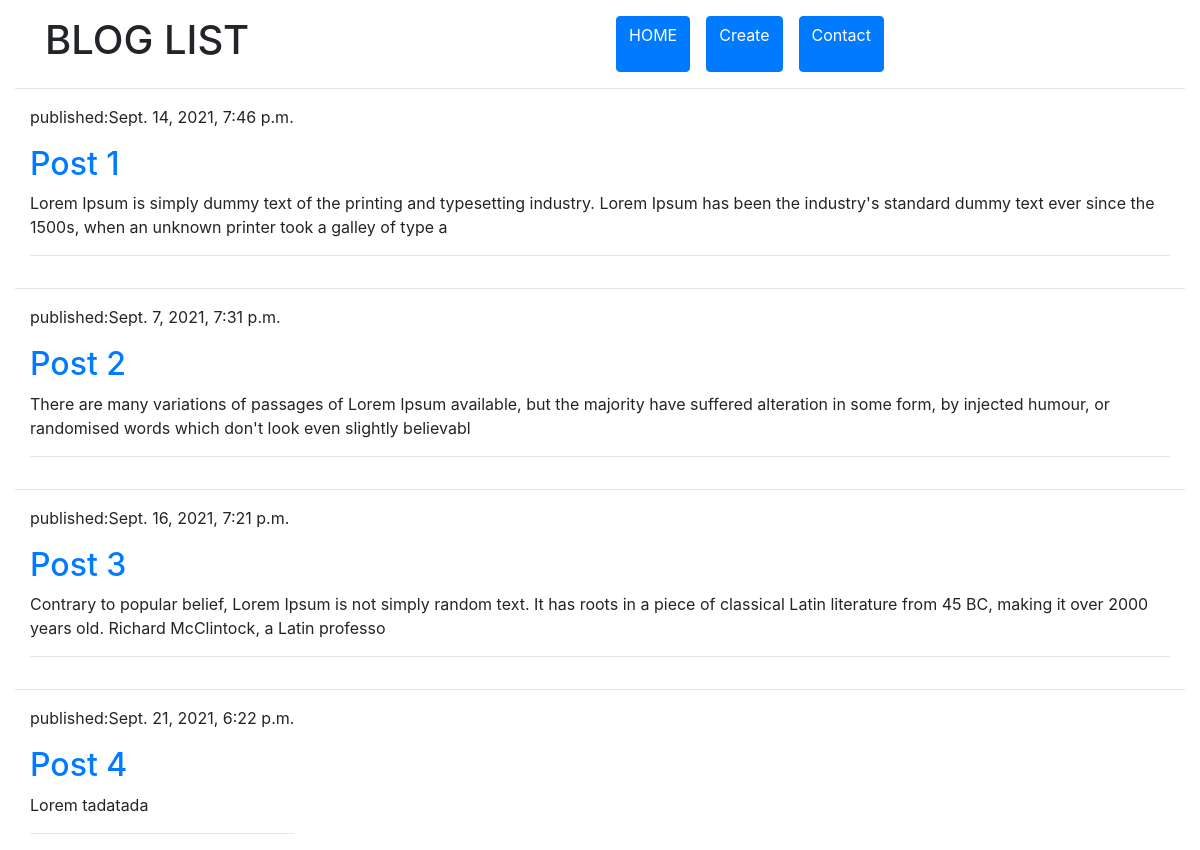
The app's page /, older data.
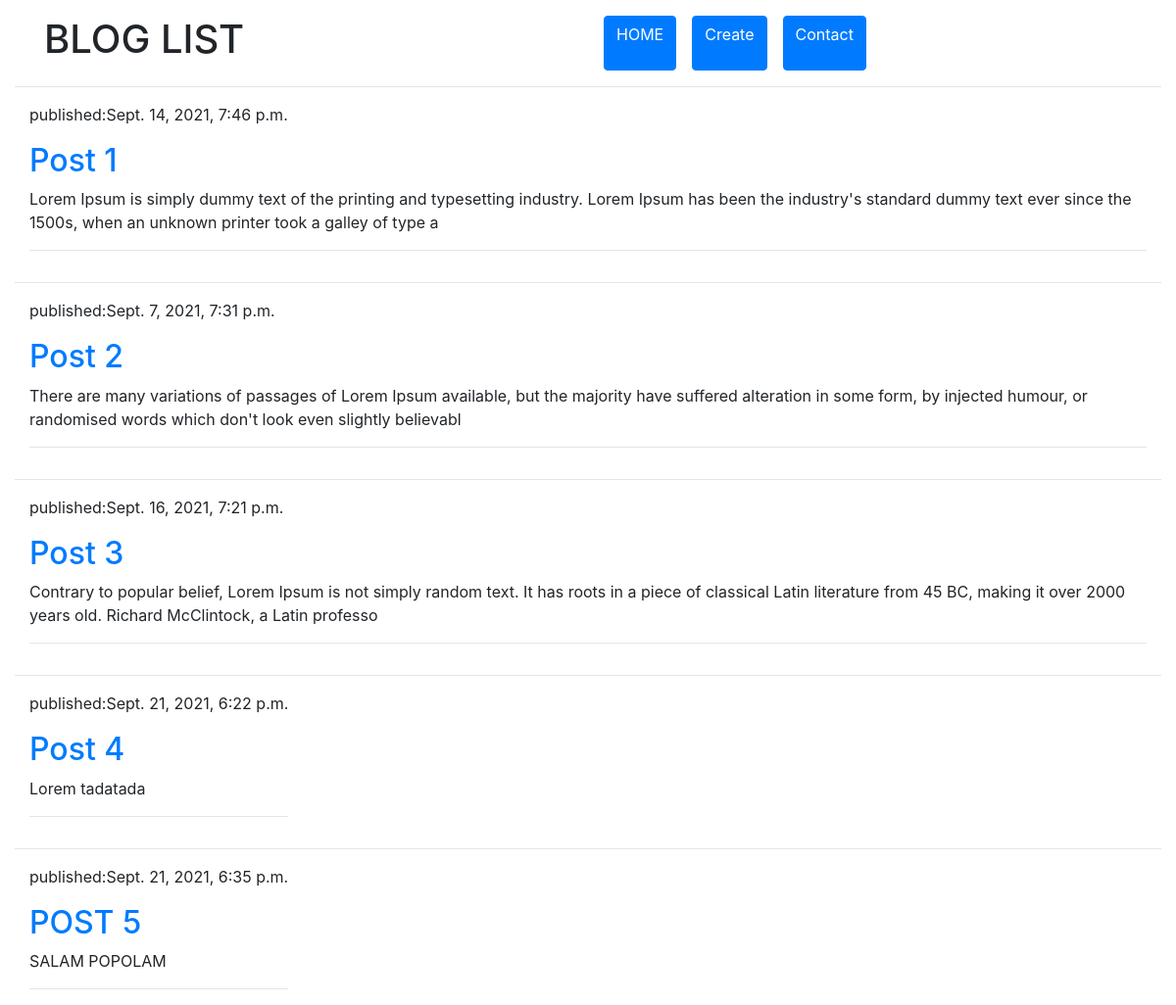
The same page, newer data.
### blog/models.py (models this page shows)
class Post(models.Model):
    author = models.ForeignKey('auth.User', on_delete=models.DO_NOTHING)
    title = models.CharField(max_length=24, null=False)
    content = models.TextField(max_length=200, null=False)
    create_date = models.DateField(default=timezone.now)
    date = models.DateTimeField(null=True)

### blog/views.py (the view)
# urls.py: url(r'^$', views.post_list, name='post_list'),
def post_list(request):
    posts = Post.objects.all()
    return render(request, 'blog/post_lists.html', {'posts': posts})

### blog/templates/blog/post_lists.html
{% extends 'blog/base.html' %}
{% block content %}
    {% for post in posts %}
    <hr>
        <div class="container-fluid">
            <div class="container">
                <div class="row">
                    <div class="posts">
                        <div class="date">
                            <p>published:{{post.date}}</p>
                        </div>
                        <h2><a href="{% url 'post_detail' pk=post.pk %}">{{post.title}}</a></h2>
                        <p>{{post.content}}</p>
                        <hr>
                    </div>
                </div>
            </div>
        </div>
    {% endfor %}
{% endblock %}

Row changes from the older to the newer data that the page shows:
added Post: date "Sept. 21, 2021, 6:35 p.m.", title "POST 5", content "SALAM POPOLAM"
